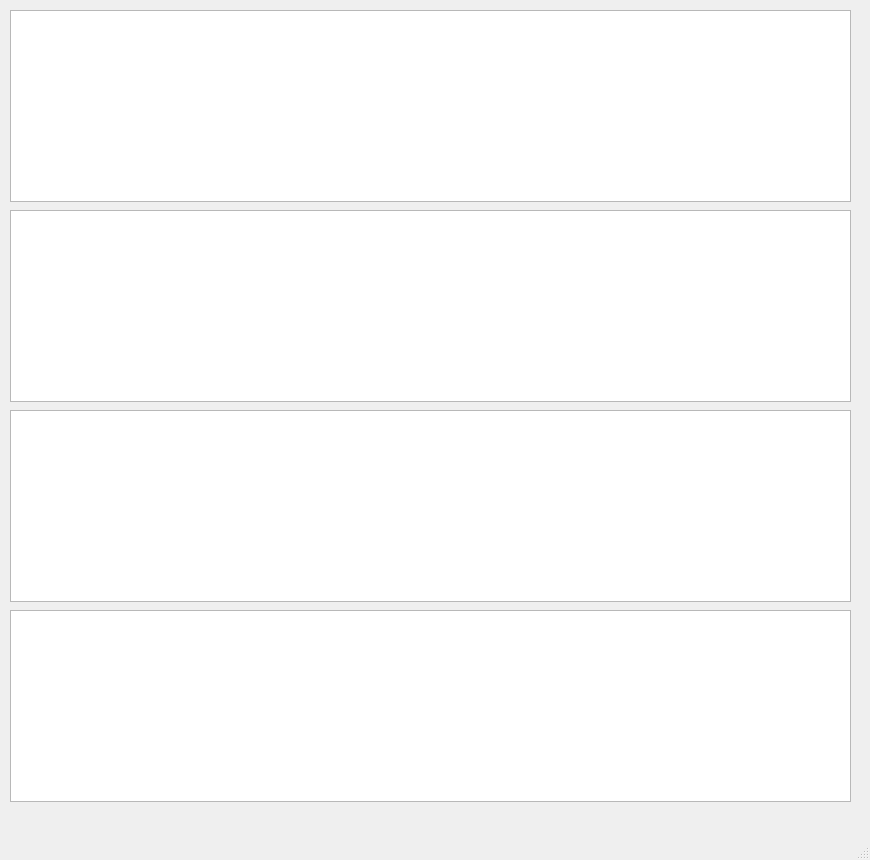
<?xml version="1.0" encoding="UTF-8"?>
<ui version="4.0">
 <class>MainWindow</class>
 <widget class="QMainWindow" name="MainWindow">
  <property name="geometry">
   <rect>
    <x>0</x>
    <y>0</y>
    <width>870</width>
    <height>860</height>
   </rect>
  </property>
  <property name="windowTitle">
   <string>MainWindow</string>
  </property>
  <widget class="QWidget" name="centralwidget">
   <widget class="QTextBrowser" name="textBrowser">
    <property name="geometry">
     <rect>
      <x>10</x>
      <y>10</y>
      <width>841</width>
      <height>192</height>
     </rect>
    </property>
   </widget>
   <widget class="QTextBrowser" name="textBrowser_2">
    <property name="geometry">
     <rect>
      <x>10</x>
      <y>210</y>
      <width>841</width>
      <height>192</height>
     </rect>
    </property>
   </widget>
   <widget class="QTextBrowser" name="textBrowser_3">
    <property name="geometry">
     <rect>
      <x>10</x>
      <y>410</y>
      <width>841</width>
      <height>192</height>
     </rect>
    </property>
   </widget>
   <widget class="QTextBrowser" name="textBrowser_4">
    <property name="geometry">
     <rect>
      <x>10</x>
      <y>610</y>
      <width>841</width>
      <height>192</height>
     </rect>
    </property>
   </widget>
  </widget>
  <widget class="QMenuBar" name="menubar">
   <property name="geometry">
    <rect>
     <x>0</x>
     <y>0</y>
     <width>870</width>
     <height>22</height>
    </rect>
   </property>
  </widget>
  <widget class="QStatusBar" name="statusbar"/>
 </widget>
 <resources/>
 <connections/>
</ui>
